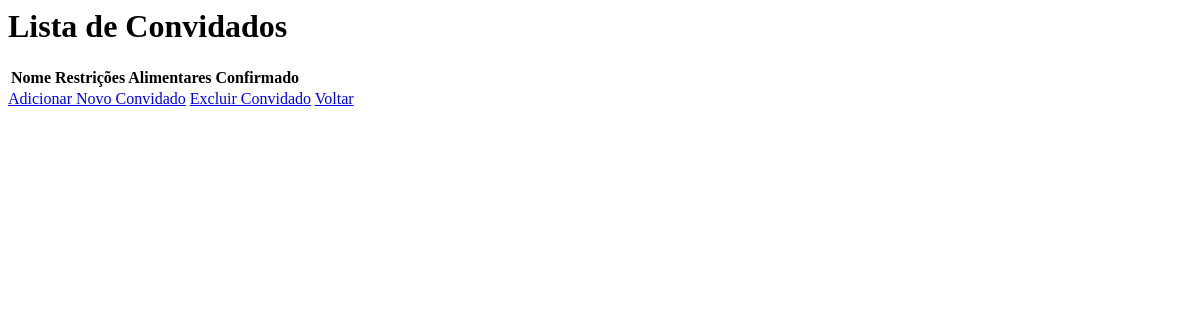
The page /convidados on the database as committed earlier.
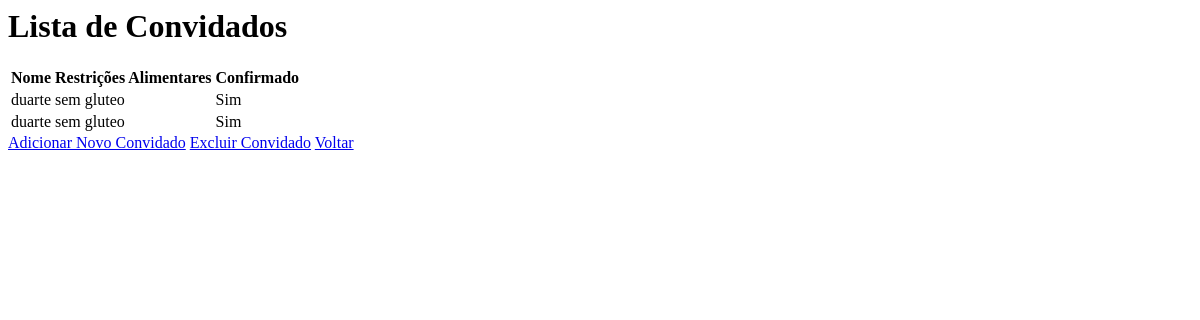
The same page on the database as committed later.
### tables this page shows
CREATE TABLE convidados (
                id INTEGER PRIMARY KEY AUTOINCREMENT,
                nome TEXT NOT NULL,
                restricoes TEXT,
                confirmado TEXT
            );

### app.py (the view)
@app.route('/convidados')
def convidados():
    convidados_list = get_convidados()
    return render_template('convidados.html', convidados=convidados_list)

### casamento.py (called while the page is built)
def get_db_connection():
    try:
        conn = sqlite3.connect(DATABASE_PATH)
        conn.row_factory = sqlite3.Row
        return conn
    except sqlite3.Error as e:
        print(f"Erro ao conectar ao banco de dados: {e}")
        raise

def get_convidados():
    conn = get_db_connection()
    try:
        convidados_list = conn.execute('SELECT * FROM convidados').fetchall()
        return convidados_list
    except sqlite3.Error as e:
        print(f"Erro ao buscar convidados: {e}")
        return []
    finally:
        conn.close()

### templates/convidados.html
</head>
<body>
    <h1 class="page-title">Lista de Convidados</h1>
    <div class="table-container">
        <table class="guest-table">
            <thead>
                <tr>
                    <th>Nome</th>
                    <th>Restrições Alimentares</th>
                    <th>Confirmado</th>
                </tr>
            </thead>
            <tbody>
                {% for convidado in convidados %}
                <tr>
                    <td>{{ convidado.nome }}</td>
                    <td>{{ convidado.restricoes if convidado.restricoes else 'Nenhuma' }}</td>
                    <td>{{ convidado.confirmado if convidado.confirmado else 'Não' }}</td>
                </tr>
                {% endfor %}
            </tbody>
        </table>
    </div>
    <div class="links-container">
        <a href="/adicionar-convidado" class="action-link">Adicionar Novo Convidado</a>
        <a href="/excluir-convidado" class="action-link">Excluir Convidado</a>
        <a href="/" class="back-link">Voltar</a>
    </div>
</body>
</html>

Rows that differ between the two databases and show on the page:
added convidados: nome "duarte", restricoes "sem gluteo", confirmado "Sim"
added convidados: nome "duarte", restricoes "sem gluteo", confirmado "Sim"
